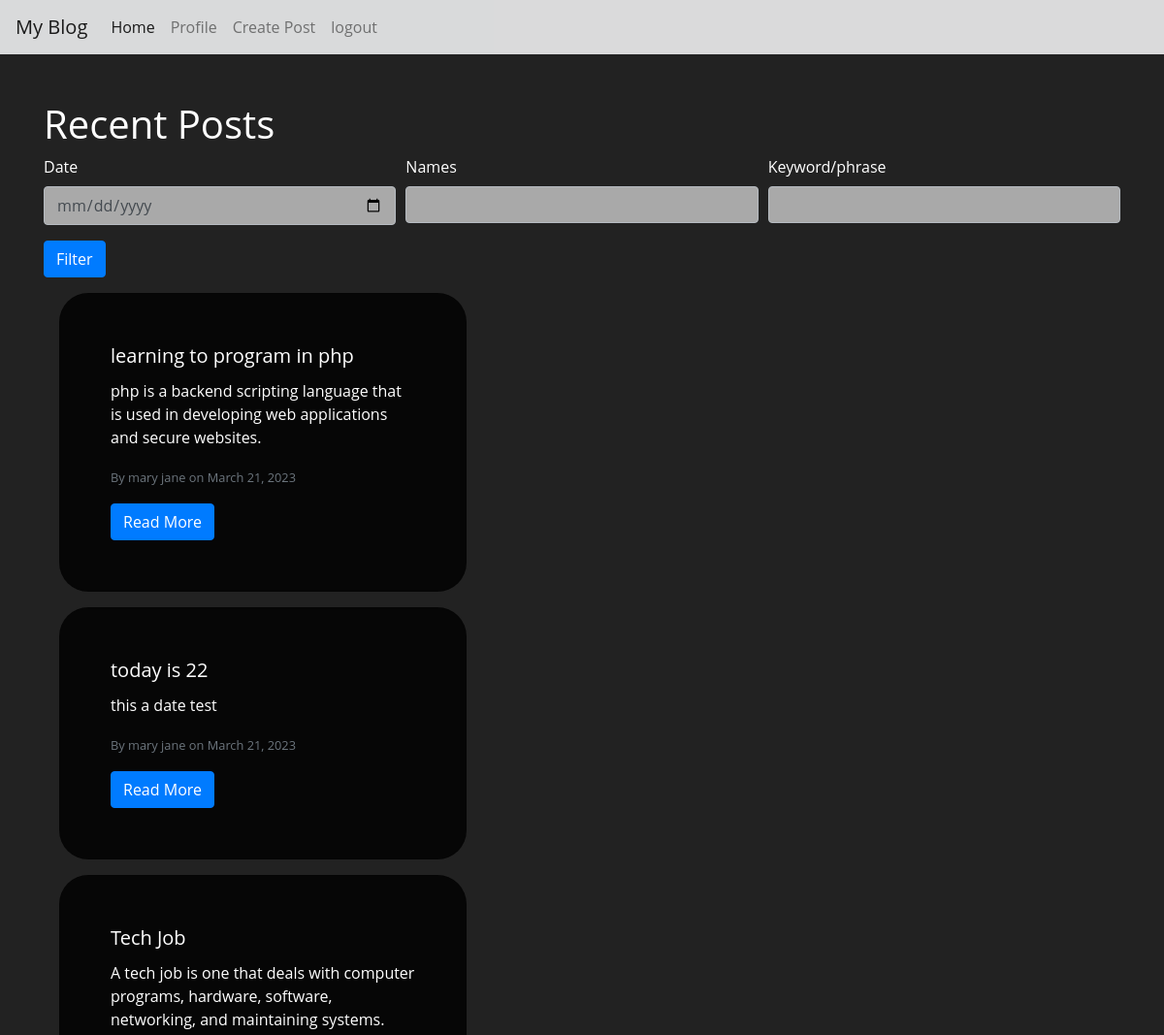
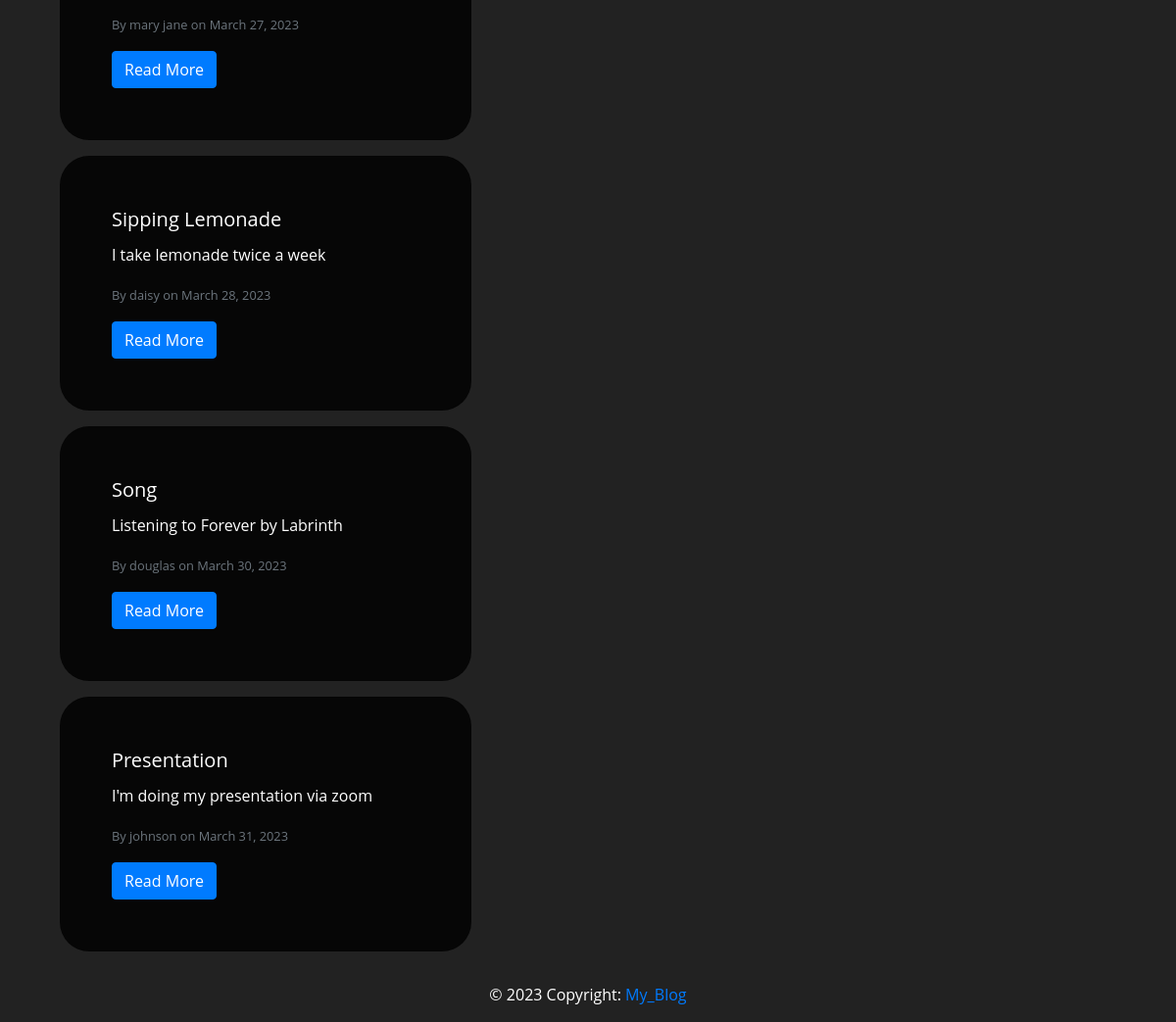
Screenshot of /home.php (signed in) with the database file from the repository (2 pictures, top to bottom).
### tables this page shows
CREATE TABLE `posts` (
  `id` int(11) NOT NULL,
  `user_id` int(11) DEFAULT NULL,
  `title` varchar(100) DEFAULT NULL,
  `body` text DEFAULT NULL,
  `timestamp` timestamp NOT NULL DEFAULT current_timestamp() ON UPDATE current_timestamp(),
  `names` varchar(255) DEFAULT NULL
);

### home.php (the view, shortened to what this page needs)
<?php
try {
    $conn = getDB();
    $sql = "SELECT * FROM posts WHERE 1=1";
    $stmt = $conn->prepare($sql);
    $stmt->execute();
    $posts = $stmt->fetchAll(PDO::FETCH_ASSOC);
    $stmt = $conn->prepare($sql);
    $stmt->execute();
    $posts = $stmt->fetchAll(PDO::FETCH_ASSOC);
    $stmt = $conn->prepare($sql);
    $stmt->execute();
    $posts = $stmt->fetchAll(PDO::FETCH_ASSOC);
} catch(PDOException $e) {
    echo "Error: " . $e->getMessage();
}
?>
<!DOCTYPE html>
<html>
<head>
    <link rel="stylesheet" href="https://maxcdn.bootstrapcdn.com/bootstrap/4.0.0/css/bootstrap.min.css">
    <link rel="stylesheet" href="https://maxcdn.bootstrapcdn.com/font-awesome/4.7.0/css/font-awesome.min.css">
    <link rel="stylesheet" href="style.css">
</head>
<body>
<nav class="navbar navbar-expand-lg navbar-light bg-light">
    <a class="navbar-brand" href="#">My Blog</a>
    <div class="collapse navbar-collapse" id="navbarNav">
        <ul class="navbar-nav">
            <li class="nav-item active">
                <a class="nav-link" href="#">Home <span class="sr-only">(current)</span></a>
            </li>
            <li class="nav-item">
                <a class="nav-link" href="profile.php">Profile</a>
            </li>
            <li class="nav-item">
                <a class="nav-link" href="create_post.php">Create Post</a>
            </li>
            <li class="nav-item">
                <a class="nav-link" href="logout.php">logout</a>
            </li>
        </ul>
    </div>
</nav>
<div class="container mt-5">
    <h1>Recent Posts</h1>
    <form action="" method="GET">
    <div class="form-row">
        <div class="form-group col-md-4">
        <label for="inputDate">Date</label>
        <input type="date" class="form-control" name="date" id="inputDate">
        </div>
        <div class="form-group col-md-4">
        <label for="inputNames">Names</label>
        <input type="text" class="form-control" name="names" id="inputNames">
        </div>
        <div class="form-group col-md-4">
        <label for="inputKeyword">Keyword/phrase</label>
        <input type="text" class="form-control" name="keywords" id="inputKeyword">
        </div>
    </div>
    <button type="submit" class="btn btn-primary">Filter</button>
    </form>
    <?php
    if ($posts) {
    foreach ($posts as $row) {
        echo "<div class='card mb-3'>";
        echo "<div class='card-body'>";
        echo "<h5 class='card-title'>" . $row['title'] . "</h5>";
        echo "<p class='card-text'>" . $row['body'] . "</p>";
        echo "<p class='card-text'><small class='text-muted'>By " . $row['names'] . " on " . date('F j, Y', strtotime($row['timestamp'])) . "</small></p>";
        echo "<a href='view_post.php?id=" . $row['id'] . "' class='btn btn-primary'>Read More</a>";
        echo "</div></div>";
    }
    } else {
    echo "<p>No posts found.</p>";
    }
    ?>
</div>
<footer class="page-footer font-small">
    <div class="footer-copyright text-center py-3">© 2023 Copyright:
        <a href="https://github.com/briankod/My_Blog.git">My_Blog</a>
    </div>
</footer>
</body>
</html>

### style.css (style rules this page uses)
body { font-family: 'Open Sans', sans-serif; background: #222; background-image: url('https://source.unsplash.com/1600x900/?sunset'); }
h1, h2, h3, p, label, .footer-copyright { color: white; }
.card { background: #000000d0; color: white; padding: 2em; border-radius: 30px; width: 100%; max-width: 420px; margin: 1em; }
.navbar { background: #C0C0C0; opacity: 86%; }
.form-control { background: #C0C0C0; opacity: 86%; }
button { outline: none; background: #7c7c7c2b; color: white; cursor: pointer; transition: 0.2s ease-in-out; }

### rows the page displays
posts: title "learning to program in php", body "php is a backend scripting language that is used in developing web applications and secure websites.", names "mary jane", timestamp "March 21, 2023"
posts: title "today is 22", body "this a date test", names "mary jane", timestamp "March 21, 2023"
posts: title "Tech Job", body "A tech job is one that deals with computer programs, hardware, software, networking, and maintaining systems.", names "mary jane", timestamp "March 27, 2023"
posts: title "Sipping Lemonade", body "I take lemonade twice a week", names "daisy", timestamp "March 28, 2023"
posts: title "Song", body "Listening to Forever by Labrinth", names "douglas", timestamp "March 30, 2023"
posts: title "Presentation", body "I'm doing my presentation via zoom", names "johnson", timestamp "March 31, 2023"
